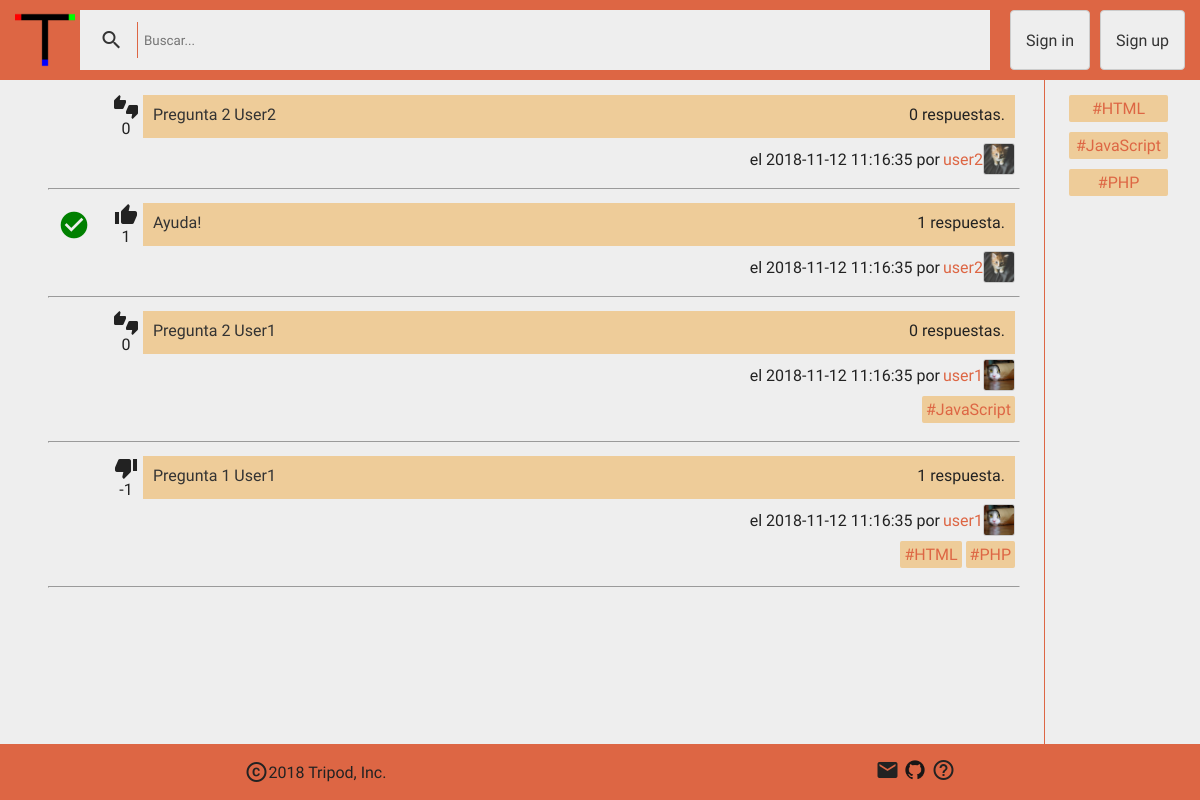
The page / on the database its author committed.
### tables this page shows
CREATE TABLE IF NOT EXISTS `pregunta` (
  `idpregunta` INT(11) NOT NULL AUTO_INCREMENT,
  `idusuario` INT(11) NOT NULL,
  `titulo` VARCHAR(100) NOT NULL,
  `texto` VARCHAR(1000) NOT NULL,
  `fecha_creacion` DATETIME DEFAULT CURRENT_TIMESTAMP,
  PRIMARY KEY (`idpregunta`),
  INDEX `fk_pregunta_usuario1` (`idusuario` ASC),
  CONSTRAINT `fk_pregunta_usuario1`
    FOREIGN KEY (`idusuario`)
    REFERENCES `usuario` (`idusuario`)
    ON DELETE NO ACTION
    ON UPDATE NO ACTION);

CREATE TABLE IF NOT EXISTS `usuario` (
  `idusuario` INT(15) NOT NULL AUTO_INCREMENT,
  `usuario` VARCHAR(12) NOT NULL,
  `email` VARCHAR(45) NOT NULL,
  `contrasenna` VARCHAR(255) NOT NULL,
  `descripcion` VARCHAR(1000) NULL DEFAULT NULL,
  `url_avatar` VARCHAR(255) NULL DEFAULT "/imagenes/avatar/default.png",
  PRIMARY KEY (`idusuario`),
  UNIQUE INDEX `usuario_UNIQUE` (`usuario` ASC),
  UNIQUE INDEX `email_UNIQUE` (`email` ASC));

CREATE TABLE IF NOT EXISTS `etiqueta` (
  `idetiqueta` INT(11) NOT NULL AUTO_INCREMENT,
  `etiqueta` VARCHAR(50) NOT NULL,
  PRIMARY KEY (`idetiqueta`),
  UNIQUE INDEX `etiqueta_UNIQUE` (`etiqueta` ASC));

### codigo/php/bbdd.php (called while the page is built, shortened)
<?php
function abrirConexion(){
  $bd = "mysql:host=localhost;dbname=reto2;charset=utf8";
  $usuario = "root";
  $contrasenna = "";
  return $conexion = new PDO($bd, $usuario, $contrasenna);
}
function realizarConsulta($query, $datos){
  $conexion = abrirConexion();
  $consulta = $conexion->prepare($query);
  $consulta->execute($datos);
  return $consulta;
}
function ultimaPregunta(){
  return abrirConexion()->query("SELECT max(idpregunta) from pregunta")->fetch()[0];
}
function cargarEtiquetas($idPregunta) {
  return realizarConsulta("SELECT etiqueta, idetiqueta from etiqueta where idetiqueta in (SELECT idetiqueta from pregunta_tiene_etiqueta where idpregunta=:id)", ["id" => $idPregunta])->fetchAll();
}
function busquedaPreguntas($where, $parametros=NULL) {
  $where = "where p.idusuario=u.idusuario and " . $where;
  $preguntas = realizarConsulta("SELECT p.idpregunta, p.titulo, p.fecha_creacion, u.idusuario, u.usuario, u.url_avatar,
  	(select count(*) from respuesta where idpregunta=p.idpregunta) as respuestas,
    (select max(resuelve) from respuesta where idpregunta=p.idpregunta) as resuelto,
    (select count(*) from voto_pregunta where idpregunta=p.idpregunta and positivo=1) - (select count(*) from voto_pregunta where idpregunta=p.idpregunta and positivo!=1) as votos
    from pregunta as p, usuario as u $where
    order by p.idpregunta desc", $parametros)->fetchAll();
    $annadirEtiquetas = function($pregunta) {
      $pregunta["etiquetas"] = cargarEtiquetas($pregunta[0]);
      return $pregunta;
    };
    return array_map($annadirEtiquetas, $preguntas);
}
function cargarIndex($pagina) {
  $ultima = ultimaPregunta();
  $rango = [
    "maxima" => ($ultima-($pagina * 10) >= 0 ? $ultima-($pagina * 10) : 0),
    "minima" => ($ultima-(($pagina + 1) * 10)+1) >= 0 ? $ultima-(($pagina + 1) * 10)+1 : 0
  ];
  return busquedaPreguntas("p.idpregunta between :minima and :maxima", $rango);
}
function etiquetasFrecuentes() {
  return abrirConexion()->query("SELECT etiqueta, (SELECT count(*) from pregunta_tiene_etiqueta where idetiqueta = e.idetiqueta) as frecuencia from etiqueta as e order by frecuencia limit 15")->fetchAll();
}
?>

### index.php (the view, shortened to what this page needs)
<?php require "codigo/php/bbdd.php" ?>
<!DOCTYPE html>
<html lang="en">
  <head>
    <?php include "./codigo/php/estilos.php" ?>
    <link rel="stylesheet" type="text/css" href="./codigo/css/index.css">
  </head>
  <body>
    <div class="gridContenedor">
      <?php include "./partefija/header.php" ?>
      <div class="main">
        <?php
        $pagina = isset($_GET["pagina"]) ? $_GET["pagina"] : 0;
        if (isset($_GET["etiquetas"])) {
          if (isset($_GET["busqueda"])) {
            $porEtiquetas = busquedaPorEtiquetas(explode(",", $_GET["etiquetas"]));
            $porPalabras = busquedaPorTexto(explode(",", $_GET["busqueda"]));
            $datos = [];
            foreach ($porEtiquetas as $preguntaEtiquetas) {
              if (in_array($preguntaEtiquetas, $porPalabras)) {
                $datos[] = $preguntaEtiquetas;
              }
            }
          } else {
            $datos = busquedaPorEtiquetas(explode(",", $_GET["etiquetas"]));
          }
        } else if (isset($_GET["busqueda"])) {
          $datos = busquedaPorTexto(explode(",", $_GET["busqueda"]));
        } else {
          $datos = cargarIndex($pagina);
        }
        foreach ($datos as $pregunta) {
          ?>
          <div class="pregunta">
            <div class="info">
              <div class="cabeceraTitulo">
          			<div class="votosRespuesta">
                  <i class="material-icons check">
                  </i>
          				<span class="votos">
          				  <?php
          				  if ($pregunta["votos"] > 0) {
          					echo '<i class="material-icons thumb" id="thumbUp">thumb_up</i>';
          				  } else if ($pregunta["votos"] < 0) {
          					echo '<i class="material-icons thumb" id="thumbDown">thumb_down</i>';
          				  } else {
          					echo '<i class="material-icons thumb" id="thumbsUpDown">thumbs_up_down</i>';
          				  }
                    echo '<span>'.$pregunta["votos"].'</span>';
          				  ?>
                  </span>
          			</div>
                <a class="titulo" href="pregunta/pregunta.php?id=<?=$pregunta["idpregunta"]?>">
                  <?=$pregunta["titulo"]?>
                  <span class="respuestas"><?php echo ($pregunta["respuestas"] == 1) ? "1 respuesta." : $pregunta["respuestas"] . " respuestas." ?></span>
                </a>
              </div>
              <div class="autor">
                  <span class="fecha">el <?=$pregunta["fecha_creacion"]?> por</span>
                  <a class="imagenAutor" href="/cuenta/perfil.php?id=<?=$pregunta["idusuario"]?>">
                    <?=$pregunta["usuario"]?> <img class="avatar" src="<?=$pregunta["url_avatar"]?>">
                  </a>
              </div>
            </div>
            <ul class="etiquetas">
              <?php
              foreach ($pregunta["etiquetas"] as $etiquetas) {
                ?>
                <li class=etiqueta><a href="/index.php?etiquetas=<?=strtolower($etiquetas["etiqueta"])?>">#<?=$etiquetas["etiqueta"]?></a></li>
                <?php
              }
              ?>
            </ul>
          </div>
		      <hr>
          <?php
        }
          ?>
      </div>
      <div class="margen"><?php include "./partefija/margen.php" ?></div>
      <?php include "./partefija/footer.php" ?>
    </div>
  </body>
</html>

### codigo/php/estilos.php (shortened to what this page needs)
<link rel="stylesheet" href="/iconos/iconos.css">
<link href="/fuentes/Roboto/roboto.css" rel="stylesheet">
<link href="/fuentes/OpenSans/OpenSans.css" rel="stylesheet">
<link rel="stylesheet" type="text/css" href="/codigo/css/style.css">
<link rel="stylesheet" type="text/css" href="/codigo/css/modalBox.css">

### partefija/header.php (shortened to what this page needs)
<header>
  <a id="logoHeader" href="/index.php"><img src="/imagenes/Logo.png"/></a>
  <form action="" method="get" id="barraBusqueda">
    <i><input type="submit" class="material-icons" value="search"/></i>
    <input type="search" id="busqueda" name="" placeholder="Buscar..."/>
  </form>
  <?php
    if (isset($_SESSION["id"])) {
      $avatar = verAvatar($_SESSION["id"]);
      ?>
      <a href="/cuenta/perfil.php?id=<?=$_SESSION["id"]?>" id="avatarHeader"><img class="avatar" src="<?=$avatar["url_avatar"]?>"></a>
      <a href="#" id="botonLogout">Log out</a>
      <?php
    } else {
      ?>
      <a href="#" id="botonLogin">Sign in</a>
      <a href="#" id="botonSignin">Sign up</a>
      <?php
    }
   ?>
</header>

### partefija/margen.php
<ul class="etiquetasFrecuentes">
  <?php
  $frecuentes = etiquetasFrecuentes();
  foreach ($frecuentes as $etiqueta) {
    ?>
    <li class=etiqueta><a href="/index.php?etiquetas=<?=strtolower($etiqueta["etiqueta"])?>">#<?=$etiqueta["etiqueta"]?></a></li>
    <?php
  }
 ?>
</ul>

### partefija/footer.php
<footer>
  <p><i class="material-icons">copyright</i> 2018 Tripod, Inc.</p>
  <div class="contacto">
    <a id="email" href="mailto:tripod@tripod.com"><i class="material-icons">email</i></a>
    <a href="https://github.com/tripod-egibide/reto2" target="_blank"><img src="/imagenes/github.png" alt="github"></a>
    <a href="/doc/Manual%20del%20Usuario.pdf" id="ayuda" target="_blank"><i class="material-icons">help_outline</i></a>
  </div>
</footer>

### codigo/css/style.css (style rules this page uses)
* { box-sizing: border-box; font-family: 'Roboto', 'Open Sans', Arial, sans-serif; color: #222; }
body { height: 100%; margin: 0; }
html { min-height: 100%; background-color: #eee; }
a { color: #d64; }
.avatar { height: 32px; width: 32px; border: 1px solid #ccc; border-radius: 3px; }
#barraBusqueda, #barraBusqueda input { display: flex; align-items: center; background-color: #eee; border: 1px solid #eee; color: #333; padding: 5px; margin-right: 15px; }
#barraBusqueda i { border-right: 1px solid #d64; }
#botonLogin, #botonSignin, #botonLogout, #botonMenu, #ayudaMovil, #botonLoginMovil, #botonLogoutMovil, #botonSigninMovil { display: flex; align-items: center; border: 1px solid #ccc; background-color: #eee; color: #333; border-radius: 4px; text-decoration: none; margin: 0 5px; padding: 0 15px; flex-shrink: 0; }
.margen { grid-area: gap; border-left: 1px solid #d64; padding-top: 10px; margin-left: 2vw; padding-left: 2vw; padding-right: 2em; }
.main { grid-area: main; padding-left: 4vw; padding-top: 10px; }
.gridContenedor { display: grid; grid-template-areas: 'header header header' 'menu menu menu' 'main main gap' 'footer footer footer'; min-height: 100vh; grid-template-rows: 80px auto 1fr auto; grid-template-columns: auto auto 15%; }
header { display: flex; justify-content: space-between; align-content: center; background-color: #d64; padding: 10px; grid-area: header; }
#logoHeader img { width: 60px; height: 60px; margin: 0 5px; }
footer { display: flex; background-color: #d64; justify-content: space-around; align-items: center; padding: 0px; grid-area: footer; flex-shrink: 0; }
footer>* { display: flex; align-items: center; justify-items: center; }
footer img { height: 32px; width: 32px; }
.thumb, .check { cursor: default; }
.pregunta * { text-decoration: none; }
.pregunta { padding: 5px; }
.info { display: flex; flex-direction: column; align-self: flex-end; }
.cabeceraTitulo { width: 100%; padding-left: 5px; display: flex; }
.titulo { background-color: #ec9; padding: 10px; color: #333; flex-basis: 100%; display: flex; justify-content: space-between; }
.check { color: green; font-size: 200%; }
.autor, .imagenAutor { display: flex; justify-content: flex-end; align-items: center; clear: both; }
.autor { margin-top: 5px; }
.fecha { margin-right: 3px; }
.etiquetas { list-style: none; text-align: right; padding: 0; margin: 0; }
.etiqueta { padding: 4px; margin: 2px; border-radius: 2px; background-color: #ec9; display: inline-block; margin: 5px 0; }
.etiqueta a { background-color: #eecc99; color: #d64; text-decoration: none; }
.etiquetasFrecuentes { display: flex; flex-direction: column; align-items: center; width: auto; padding: 0; margin: 0; width: 100%; }
.etiquetasFrecuentes .etiqueta { width: 100%; text-align: center; }
@media only screen and (min-width: 601px) { #botonLogin, #botonSignin { display: flex; } }
@media only screen and (min-width: 601px) { #barraBusqueda, #barraBusqueda input { width: 100%; } }

### codigo/css/index.css (style rules this page uses)
.pregunta * { text-decoration: none; }
.pregunta { padding: 5px; }
.info { display: flex; flex-direction: column; align-self: flex-end; }
.votosRespuesta { display: flex; justify-content: space-between; flex-wrap: wrap; flex-shrink: 0; flex-basis: 5em; align-items: center; margin-right: 5px; }
.votos { justify-self: start; display: flex; flex-direction: column; align-items: center; }
.titulo { background-color: #ec9; padding: 10px; color: #333; flex-basis: 100%; display: flex; justify-content: space-between; }
.check { color: green; font-size: 200%; }
.autor, .imagenAutor { display: flex; justify-content: flex-end; align-items: center; clear: both; text-decoration: none; }
.autor { margin-top: 5px; }
.fecha { margin-right: 3px; }

### rows shown on the page
pregunta: votos "0", titulo "Pregunta 2 User2", respuestas "0", fecha_creacion "2018-11-12 11:16:35", idusuario.usuario "user2", idusuario.url_avatar (picture)
pregunta: votos "1", titulo "Ayuda!", shows "1 respuesta.", fecha_creacion "2018-11-12 11:16:35", idusuario.usuario "user2", idusuario.url_avatar (picture)
pregunta: votos "0", titulo "Pregunta 2 User1", respuestas "0", fecha_creacion "2018-11-12 11:16:35", idusuario.usuario "user1", idusuario.url_avatar (picture)
etiqueta: etiqueta "JavaScript"
pregunta: votos "-1", titulo "Pregunta 1 User1", shows "1 respuesta.", fecha_creacion "2018-11-12 11:16:35", idusuario.usuario "user1", idusuario.url_avatar (picture)
etiqueta: etiqueta "HTML"
etiqueta: etiqueta "PHP"

### other values the page prints
$etiqueta["etiqueta"] "HTML"
$etiqueta["etiqueta"] "JavaScript"
$etiqueta["etiqueta"] "PHP"
